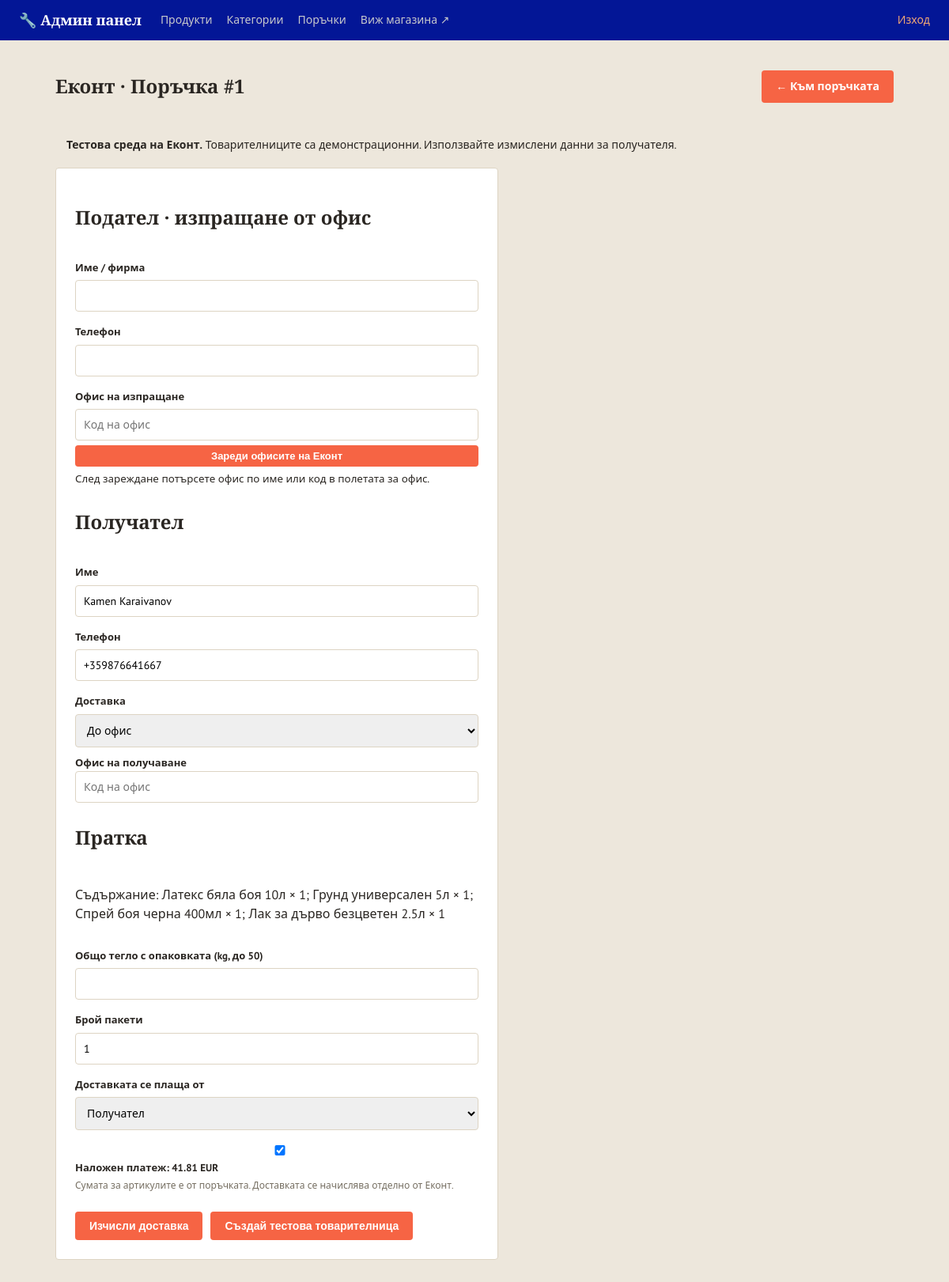
/admin/orders/1/econt (signed in), run on an earlier commit of the app's database.
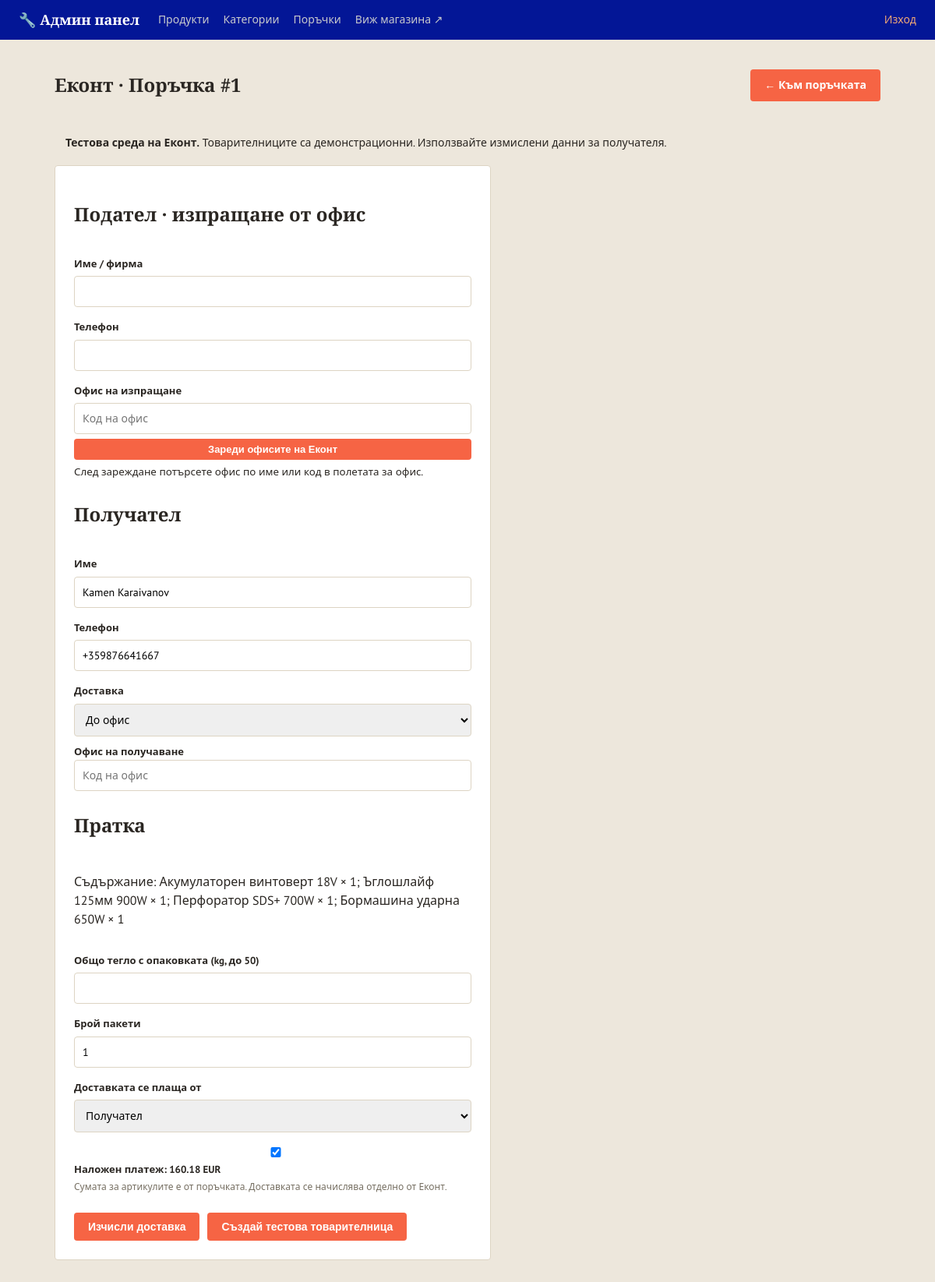
And on a later commit of the database.
### models.py (models this page shows, shortened)
class OrderItem(db.Model):
    __tablename__ = 'order_items'
    id = db.Column(db.Integer, primary_key=True)
    order_id = db.Column(db.Integer, db.ForeignKey('orders.id'), nullable=False)
    product_id = db.Column(db.Integer, db.ForeignKey('products.id'), nullable=True)
    product_name = db.Column(db.String(200), nullable=False)
    price = db.Column(db.Float, nullable=False)
    qty = db.Column(db.Integer, nullable=False)

class Order(db.Model):
    __tablename__ = 'orders'
    STATUSES = ['нова', 'в обработка', 'изпратена', 'завършена', 'отказана']
    id = db.Column(db.Integer, primary_key=True)
    customer_name = db.Column(db.String(150), nullable=False)
    phone = db.Column(db.String(50), nullable=False)
    address = db.Column(db.String(300), nullable=False)
    email = db.Column(db.String(150), default='')
    total = db.Column(db.Float, nullable=False)
    status = db.Column(db.String(30), default='нова', nullable=False)
    created_at = db.Column(db.DateTime, default=datetime.utcnow)
    items = db.relationship('OrderItem', backref='order', lazy=True)

### courier.py (the view)
    @app.route('/admin/orders/<int:order_id>/econt', methods=['GET'])
    @admin_required
    def courier_order(order_id):
        return render_order(Order.query.get_or_404(order_id))

### app.py (called while the page is built)
@app.context_processor
def inject_whatsapp_number():
    return {'whatsapp_number': app.config['WHATSAPP_NUMBER'], 'asset_version': app.config['ASSET_VERSION']}

@app.context_processor
def inject_category_icons():
    return {'category_icons': CATEGORY_ICONS}

def admin_required(view_func):
    @wraps(view_func)
    def wrapper(*args, **kwargs):
        if not session.get('is_admin'):
            flash('Моля, влезте в системата.', 'error')
            return redirect(url_for('admin_login', next=request.path))
        return view_func(*args, **kwargs)
    return wrapper

### templates/admin/courier.html (shortened to what the changed rows need)
{% extends 'admin/base.html' %}
{% block content %}
<div class="admin-header-row">
    <h1 class="page-title">Еконт · Поръчка #{{ order.id }}</h1>
    <a class="btn btn-secondary" href="{{ url_for('admin_order_detail', order_id=order.id) }}">← Към поръчката</a>
</div>
{% if shipment and shipment.state == 'created' %}
<section class="admin-panel">
    <h2>Товарителница № {{ shipment.shipment_number }}</h2>
    <p>{{ shipment.delivery_status }}</p>
    {% if shipment.pdf_url %}<a class="btn" target="_blank" rel="noopener noreferrer" href="{{ url_for('courier_pdf', order_id=order.id) }}">Отвори PDF / Печат</a>{% endif %}
    <form method="post" action="{{ url_for('courier_refresh', order_id=order.id) }}" style="margin-top:16px">
        <input type="hidden" name="csrf_token" value="{{ session.courier_csrf }}">
        <button class="btn btn-secondary" type="submit">Обнови статус / PDF</button>
    </form>
    <p class="field-hint">PDF се отваря в нов раздел. Използвайте бутона за печат на PDF прегледа.</p>
</section>
{% else %}
<form class="admin-form" method="post" id="courier-form">
    <h2>Подател · изпращане от офис</h2>
    <label for="sender_name">Име / фирма</label>
    <input id="sender_name" name="sender_name" value="{{ form.get('sender_name', '') }}" maxlength="150" required>
    <label for="sender_phone">Телефон</label>
    <input id="sender_phone" name="sender_phone" value="{{ form.get('sender_phone', '') }}" maxlength="50" required>
    <label for="sender_office">Офис на изпращане</label>
    <input id="sender_office" name="sender_office" list="econt-offices" value="{{ form.get('sender_office', '') }}" placeholder="Код на офис" maxlength="20" required>
    <button class="btn btn-small btn-secondary" type="button" id="load-offices" data-url="{{ url_for('courier_offices') }}">Зареди офисите на Еконт</button>
    <small id="offices-status" role="status">След зареждане потърсете офис по име или код в полетата за офис.</small>
    <h2>Получател</h2>
    <label for="receiver_name">Име</label>
    <input id="receiver_name" name="receiver_name" value="{{ form.get('receiver_name', '') }}" maxlength="150" required>
    <label for="receiver_phone">Телефон</label>
    <input id="receiver_phone" name="receiver_phone" value="{{ form.get('receiver_phone', '') }}" maxlength="50" required>
    <label for="delivery_type">Доставка</label>
    <select id="delivery_type" name="delivery_type">
        <option value="office" {% if form.get('delivery_type') == 'office' %}selected{% endif %}>До офис</option>
    </select>
    <div id="office-fields">
        <label for="receiver_office">Офис на получаване</label>
        <input id="receiver_office" name="receiver_office" list="econt-offices" value="{{ form.get('receiver_office', '') }}" placeholder="Код на офис" maxlength="20">
    </div>
    <h2>Пратка</h2>
    <p>Съдържание: {% for item in order.items %}{{ item.product_name }} × {{ item.qty }}{% if not loop.last %}; {% endif %}{% endfor %}</p>
    <label for="weight">Общо тегло с опаковката (kg, до 50)</label>
    <input type="number" id="weight" name="weight" min="0.001" max="50" step="0.001" value="{{ form.get('weight', '') }}" required>
    <label for="pack_count">Брой пакети</label>
    <input type="number" id="pack_count" name="pack_count" min="1" max="100" value="{{ form.get('pack_count', '1') }}" required>
    <label for="payer">Доставката се плаща от</label>
    <select id="payer" name="payer">
        <option value="receiver" {% if form.get('payer') == 'receiver' %}selected{% endif %}>Получател</option>
    </select>
    <label for="cod"><input type="checkbox" id="cod" name="cod" value="1" {% if form.get('cod') == '1' %}checked{% endif %}> Наложен платеж: {{ '%.2f'|format(order.total) }} EUR</label>
    <small class="field-hint">Сумата за артикулите е от поръчката. Доставката се начислява отделно от Еконт.</small>
    <div class="admin-form-actions">
        <button class="btn btn-secondary" type="submit" name="action" value="calculate">Изчисли доставка</button>
        <button class="btn" type="submit" name="action" value="create">{% if environment == 'test' %}Създай тестова товарителница{% else %}Създай товарителница{% endif %}</button>
    </div>
</form>
{% endif %}
{% endblock %}

What changed in the data, as far as the page shows it:
changed Order "Kamen Karaivanov": total "41.81" → "160.18"
changed OrderItem: product_name "Латекс бяла боя 10л" → "Акумулаторен винтоверт 18V"
changed OrderItem: product_name "Грунд универсален 5л" → "Ъглошлайф 125мм 900W"
changed OrderItem: product_name "Спрей боя черна 400мл" → "Перфоратор SDS+ 700W"
changed OrderItem: product_name "Лак за дърво безцветен 2.5л" → "Бормашина ударна 650W"
